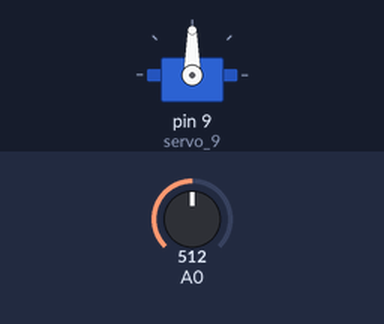
Recording of a sketch running on a simulated Arduino Uno, built with avr-gcc and run on an emulated ATmega328P. On the bench: servo. Inputs (shaded band) come from the test bench; at power-on: A0 = 512.

Above: at 1.2 s.
1.3 s: A0 set to 716
At 2.1 s:
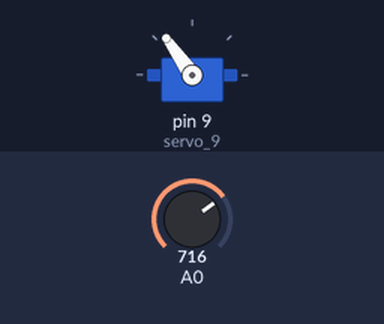
2.8 s: A0 set to 900
At 3.5 s:
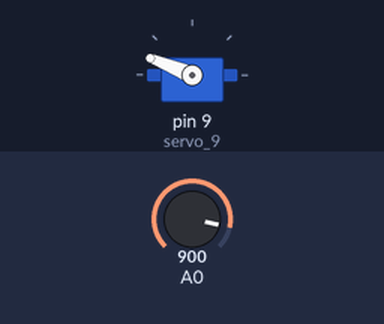
4.3 s: A0 set to 1023
At 4.9 s:
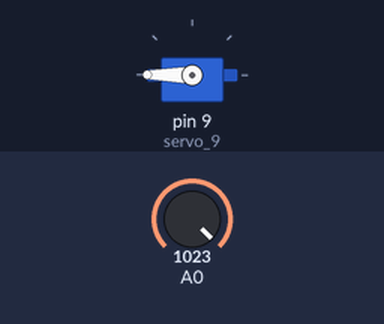
5.8 s: A0 set to 306
At 6.3 s:
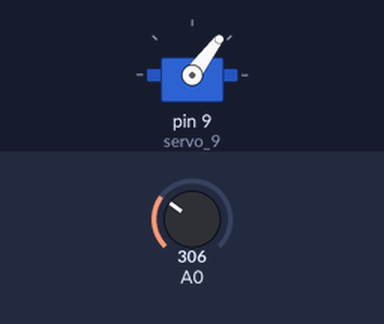
7.3 s: A0 set to 122
At 7.7 s:
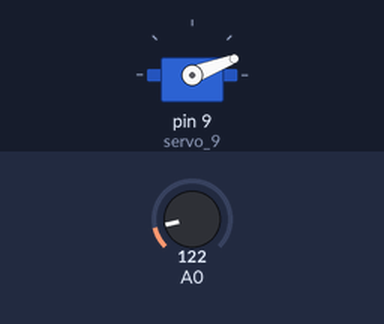
Timing chart, 0 to 9.8 s (numbered marks = the images above; inputs shaded):
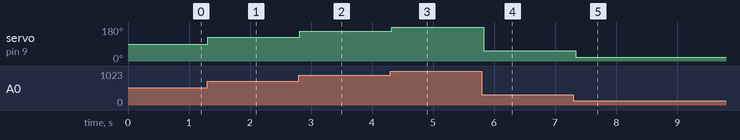

The sketch:

6b.ino
```cpp
#include <Servo.h>

int pos = 0;
int p; // Переменная для считывания показаний с потенциометра

Servo servo_9;

void setup()
{
  servo_9.attach(9);
  pinMode(A0, INPUT);
}

void loop()
{
  p = analogRead(A0); // Считываем показания с потенциометра (вернется число от 0 до 1023)
  pos = map(p, 0, 1023, 0, 180); // Преобразуем число из диапазона 0..1023 в число из диапазона 0..180
  servo_9.write(pos); // Передаем полученное число в сервопривод
  delay(50);
}
```

Measured:
- after the input at 1.3 s, servo on pin 9 (servo_9): 90° → 125° at once
- after the input at 2.8 s, servo on pin 9 (servo_9): 125° → 158° at once
- after the input at 4.3 s, servo on pin 9 (servo_9): 158° → 180° at once
- after the input at 5.8 s, servo on pin 9 (servo_9): 180° → 53° at once
- after the input at 7.3 s, servo on pin 9 (servo_9): 53° → 21° at once
